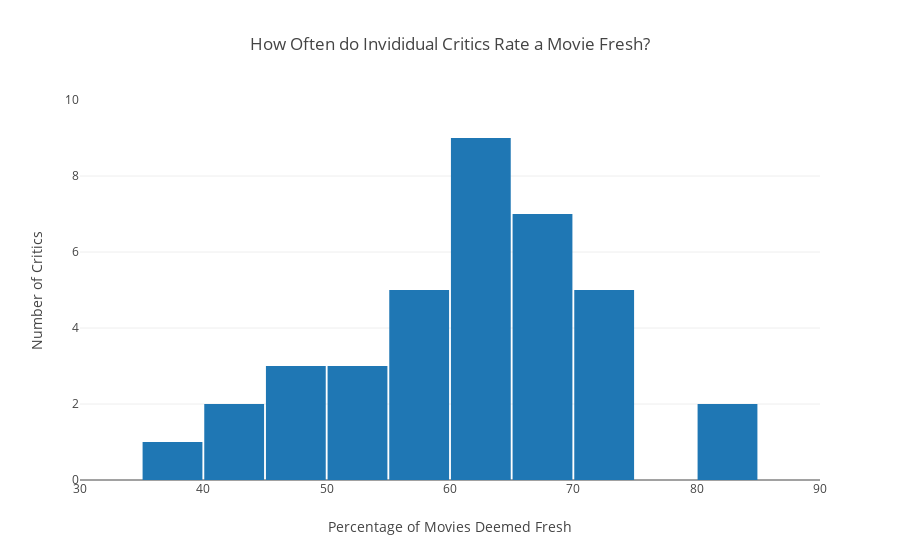

Notebook cell for this chart:
### Code cell
# only reviewers with more than 100 reviews
# Need to add a note that this is only 37 reviewers
data = [go.Histogram(x=df4,
                    nbinsx=10,
                    autobinx = False)]
layout = go.Layout(
    title='How Often do Invididual Critics Rate a Movie Fresh?',
    xaxis=dict(
        range=[30,90],
        title='Percentage of Movies Deemed Fresh'
    ),
    yaxis=dict(
        range=[0,10],
        title='Number of Critics'
    ),
    bargap=0.03
)
fig = go.Figure(data=data, layout=layout)
pyo.iplot(fig)

### Figure 1 — Plotly figure (JSON) as saved in the notebook; plotly's stock layout.template omitted (floating-point values rounded to 4 significant figures)
{"data": [{"autobinx": false, "nbinsx": 10, "type": "histogram", "uid": "cd10d918-ba0c-11e8-9016-14abc5740b4d", "x": [69.5, 59.17, 61.59, 58.82, 63.87, 62.96, 70.77, 53.01, 60.32, 70.87, 60.36, 55.49, 81.14, 65.52, 59.95, 60.22, 80.69, 36.21, 65.52, 66.05, 53.85, 44.59, 59.51, 49.5, 62.04, 66.67, 72.81, 73.77, 45.6, 51.64, 67.31, 49.1, 61.14, 40.91, 68.33, 72.56, 64.52]}], "layout": {"bargap": 0.03, "title": "How Often do Invididual Critics Rate a Movie Fresh?", "xaxis": {"range": [30, 90], "title": "Percentage of Movies Deemed Fresh"}, "yaxis": {"range": [0, 10], "title": "Number of Critics"}}}
